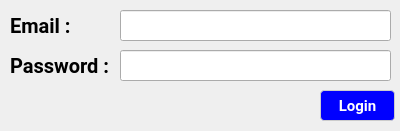
<?xml version="1.0" encoding="UTF-8"?>
<ui version="4.0">
 <class>adminlogin</class>
 <widget class="QDialog" name="adminlogin">
  <property name="geometry">
   <rect>
    <x>0</x>
    <y>0</y>
    <width>400</width>
    <height>131</height>
   </rect>
  </property>
  <property name="windowTitle">
   <string>Admin Login</string>
  </property>
  <property name="windowIcon">
   <iconset resource="resources.qrc">
    <normaloff>:/logo/1.png</normaloff>:/logo/1.png</iconset>
  </property>
  <property name="styleSheet">
   <string notr="true">QWidget {
    background: qlineargradient(
        x1:0, y1:0, x2:0, y2:1,
        stop:0 #EEF2FF,   /* Very light blue */
        stop:1 #E0E7FF    /* Soft educational purple */
    );
    font-family: Segoe UI, Roboto, Arial;
}</string>
  </property>
  <widget class="QPushButton" name="login">
   <property name="geometry">
    <rect>
     <x>320</x>
     <y>90</y>
     <width>75</width>
     <height>31</height>
    </rect>
   </property>
   <property name="styleSheet">
    <string notr="true">QPushButton {
    background-color: blue;
     color: white;
	font-weight: bold;
    padding: 6px 14px;
    font-size: 15px;
    border-radius: 4px;
    border: 1px solid #CCCCCC;
}

QPushButton:hover {
    background-color: #E5E5E5;
	color:black
}

QPushButton:pressed {
    background-color: #D4D4D4;
	color:black
}</string>
   </property>
   <property name="text">
    <string>Login</string>
   </property>
  </widget>
  <widget class="QLabel" name="label">
   <property name="geometry">
    <rect>
     <x>10</x>
     <y>10</y>
     <width>71</width>
     <height>31</height>
    </rect>
   </property>
   <property name="styleSheet">
    <string notr="true">QLabel {
    color: black;
	font-weight: bold;
    font-size: 20px;
    border-radius: 6px;
}</string>
   </property>
   <property name="text">
    <string>Email : </string>
   </property>
  </widget>
  <widget class="QLabel" name="label_2">
   <property name="geometry">
    <rect>
     <x>10</x>
     <y>50</y>
     <width>111</width>
     <height>31</height>
    </rect>
   </property>
   <property name="styleSheet">
    <string notr="true">QLabel {
    color: black;
	font-weight: bold;
    font-size: 20px;
    border-radius: 6px;
}</string>
   </property>
   <property name="text">
    <string>Password :</string>
   </property>
  </widget>
  <widget class="QLineEdit" name="email">
   <property name="geometry">
    <rect>
     <x>120</x>
     <y>10</y>
     <width>271</width>
     <height>31</height>
    </rect>
   </property>
  </widget>
  <widget class="QLineEdit" name="password">
   <property name="geometry">
    <rect>
     <x>120</x>
     <y>50</y>
     <width>271</width>
     <height>31</height>
    </rect>
   </property>
  </widget>
 </widget>
 <resources>
  <include location="resources.qrc"/>
 </resources>
 <connections/>
</ui>
